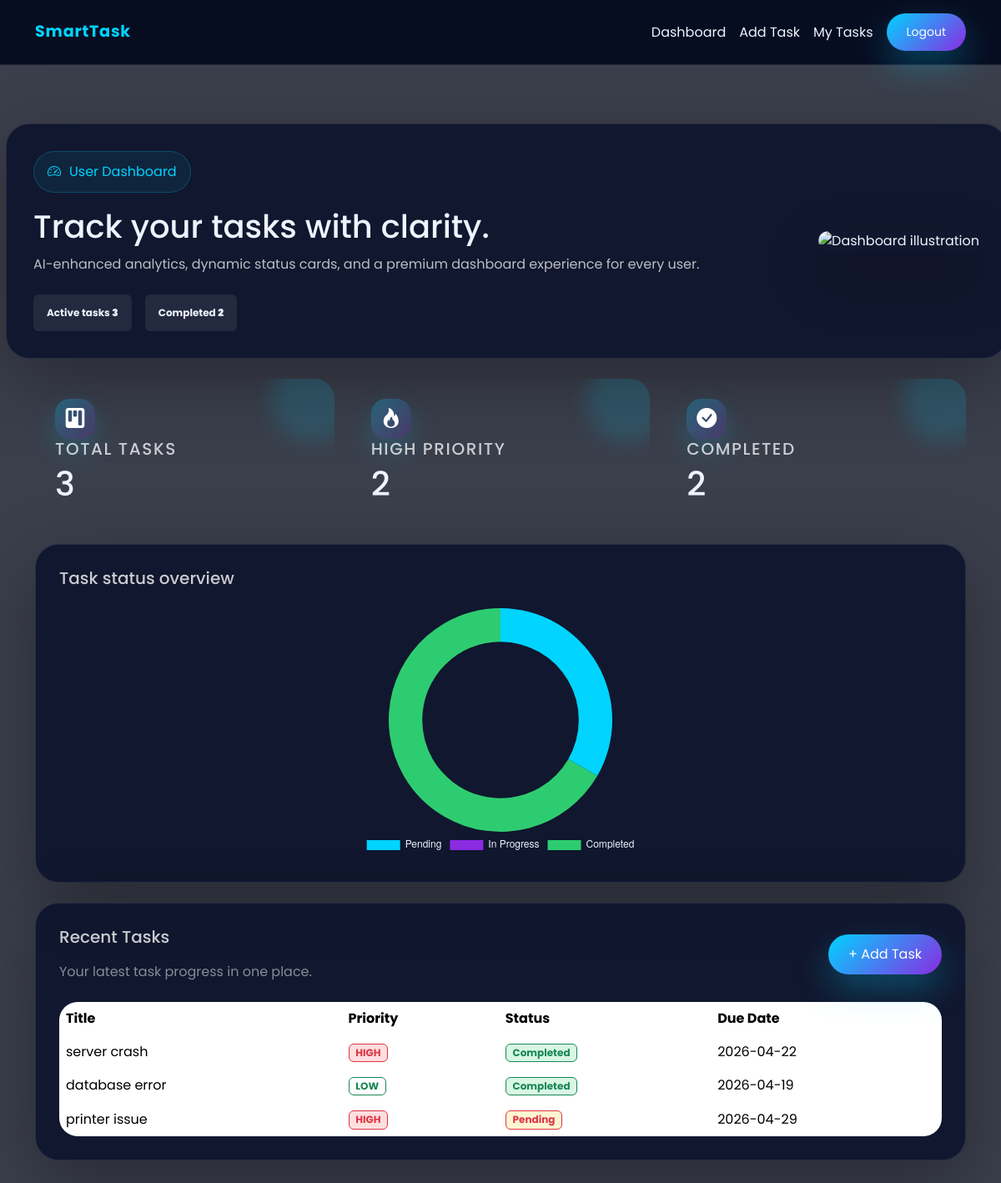
The app's page /user_dashboard (signed in), older data.
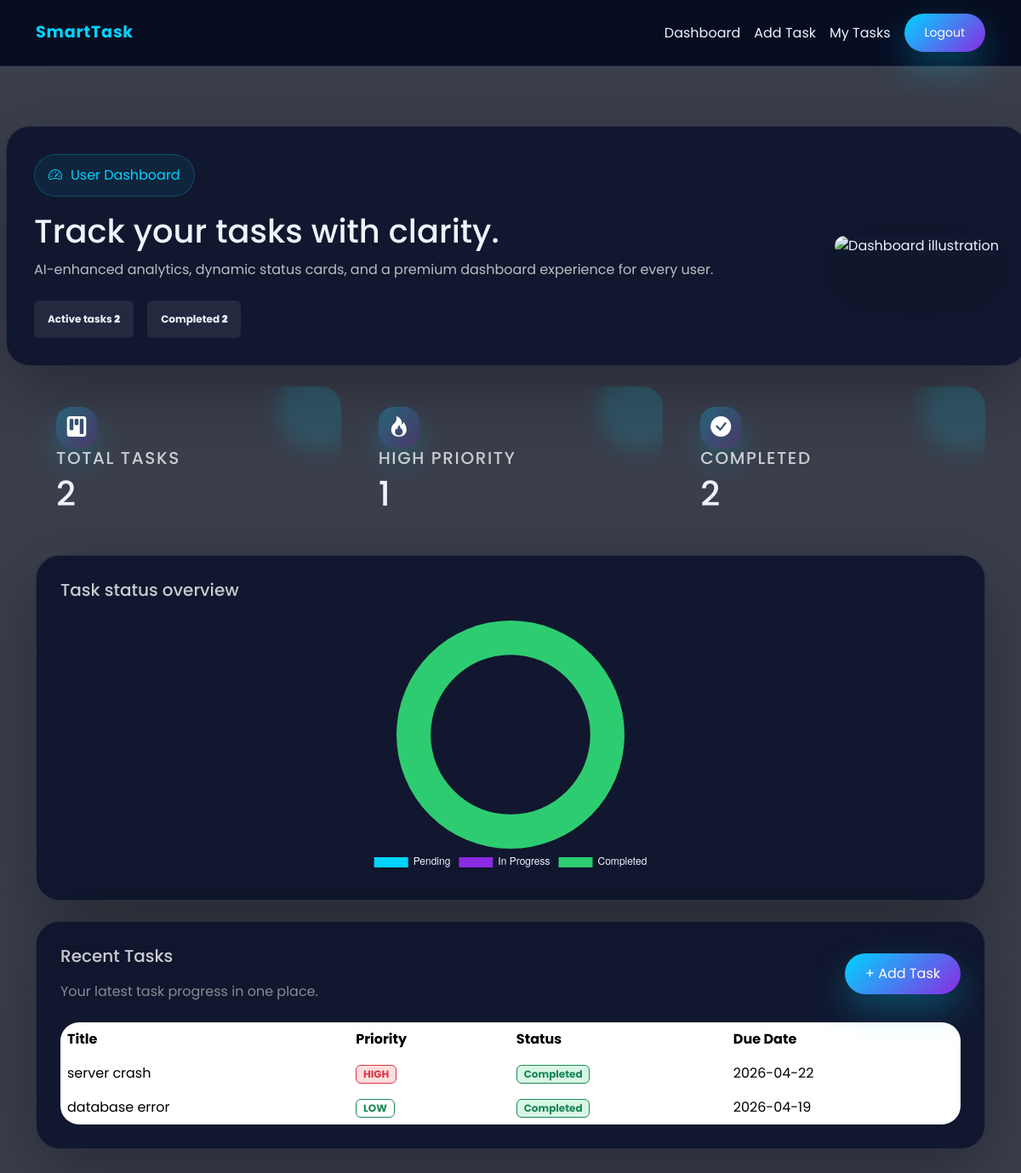
The same page, newer data.
### tables this page shows
CREATE TABLE tasks (
            id INTEGER PRIMARY KEY AUTOINCREMENT,
            title TEXT NOT NULL,
            description TEXT NOT NULL,
            status TEXT DEFAULT 'Pending',
            priority TEXT,
            due_date DATE,
            user_id INTEGER, category TEXT, file_path TEXT,
            FOREIGN KEY (user_id) REFERENCES users(id)

        );

### app.py (the view)
@app.route("/user_dashboard")
def user_dashboard():
    user_id = session.get('user_id')
    if 'user_id' not in session:
        return redirect(url_for("login"))
    conn = getdb()
    cursor = conn.cursor()
    cursor.execute("SELECT * FROM tasks WHERE user_id=?", (user_id,))
    tasks = cursor.fetchall()
    cursor.execute("SELECT COUNT(*) FROM tasks WHERE user_id=?", (user_id,))
    total = cursor.fetchone()[0]
    cursor.execute("SELECT COUNT(*) FROM tasks WHERE user_id=? AND status='Pending'", (user_id,))
    pending = cursor.fetchone()[0]
    cursor.execute("SELECT COUNT(*) FROM tasks WHERE user_id=? AND status='In Progress'", (user_id,))
    inprogress= cursor.fetchone()[0]
    cursor.execute("SELECT COUNT(*) FROM tasks WHERE user_id=? AND status='Completed'", (user_id,))
    completed= cursor.fetchone()[0]
    cursor.execute("SELECT COUNT(*) FROM tasks WHERE user_id=? AND priority='HIGH'", (user_id,))
    high_priority = cursor.fetchone()[0]
    conn.close()
    session['viewing_dashboard'] = True
    return render_template("user_dashboard.html",alltasks=tasks,total_tasks=total,pending_tasks=pending,inprogresstas=inprogress,high=high_priority,completed=completed)

### app.py (called while the page is built)
@app.after_request
def set_cache_headers(response):
    if response.status_code in [301, 302, 303, 307, 308]:
        response.headers['Cache-Control'] = 'no-store, no-cache, must-revalidate, max-age=0'
        response.headers['Pragma'] = 'no-cache'
        response.headers['Expires'] = '0'
    elif request.endpoint and request.endpoint in ['login', 'register', 'logout', 'user_dashboard', 'admin_dashboard']:
        response.headers['Cache-Control'] = 'no-store, no-cache, must-revalidate, max-age=0, private'
        response.headers['Pragma'] = 'no-cache'
        response.headers['Expires'] = '0'
    elif request.method == 'POST':
        response.headers['Cache-Control'] = 'no-store, no-cache, must-revalidate, max-age=0'
        response.headers['Pragma'] = 'no-cache'
        response.headers['Expires'] = '0'
    return response

def getdb():
    conn = sqlite3.connect(DB_PATH)
    return conn

### templates/user_dashboard.html (shortened to what the changed rows need)
<!DOCTYPE html>
<html lang="en">
<head>
    <link href="https://cdn.jsdelivr.net/npm/bootstrap@5.3.2/dist/css/bootstrap.min.css" rel="stylesheet">
    <link href="https://cdn.jsdelivr.net/npm/bootstrap-icons/font/bootstrap-icons.css" rel="stylesheet">
</head>
<body>
    <div class="app-shell">
        <main class="container py-5" style="padding-top:120px;">
            <section class="hero">
                <div class="hero-card">
                    <div>
                        <h1>Track your tasks with clarity.</h1>
                        <div class="mt-4 d-flex flex-wrap gap-3">
                            <span class="badge badge-primary p-3" style="background:rgba(255,255,255,0.08); color:#eef3ff;">Active tasks <strong>{{ total_tasks or 0 }}</strong></span>
                        </div>
                    </div>
                </div>
            </section>
            <section class="stats-grid">
                <div class="stat-card">
                    <div class="icon-sm"><i class="bi bi-kanban-fill fs-4"></i></div>
                    <h5>Total Tasks</h5>
                    <h2>{{ total_tasks or 0 }}</h2>
                </div>
                <div class="stat-card">
                    <div class="icon-sm"><i class="bi bi-fire fs-4"></i></div>
                    <h5>High Priority</h5>
                    <h2>{{ high or 0 }}</h2>
                </div>
                <div class="stat-card">
                    <h2>{{ completed or 0 }}</h2>
                </div>
            </section>
            <section class="chart-card">
                <div class="chart-container mt-4"><canvas id="statusChart"></canvas></div>
            </section>
            <section class="table-card">
                {% if alltasks %}
                <div class="table-responsive">
                    <table class="table table-borderless align-middle mb-0">
                        <thead><tr><th>Title</th><th>Priority</th><th>Status</th><th>Due Date</th></tr></thead>
                        <tbody>
                            {% for task in alltasks %}
                            <tr>
                                <td>{{ task[1] }}</td>
                                <td><span class="badge border {% if task[4] in ['HIGH','High'] %}border-danger badge-high text-danger{% elif task[4] in ['MEDIUM','Medium'] %}border-warning badge-medium text-warning{% else %}border-success badge-low text-success{% endif %}">{{ task[4] }}</span></td>
                                <td><span class="badge border {% if task[3] == 'Completed' %}border-success badge-completed text-success{% elif task[3] == 'In Progress' %}border-primary badge-progress text-warning{% else %}border-danger badge-pending text-danger{% endif %}">{{ task[3] }}</span></td>
                                <td>{{ task[5] }}</td>
                            </tr>
                            {% endfor %}
                        </tbody>
                    </table>
                </div>
                {% endif %}
            </section>
        </main>
    </div>
    <script>
        const ctx = document.getElementById('statusChart');
        const pending = {{ pending_tasks | default(0) }};
        const inProgress = {{ inprogresstas | default(0) }};
        const completed = {{ completed | default(0) }};
        new Chart(ctx, { type:'doughnut', data:{ labels:['Pending','In Progress','Completed'], datasets:[{ data:[pending,inProgress,completed], backgroundColor:['#00d4ff','#8a2be2','#2ecc71'], hoverOffset:8, borderWidth:0 }] }, options:{ responsive:true, maintainAspectRatio:false, cutout:'70%', plugins:{ legend:{ position:'bottom', labels:{ color:'#eef3ff' } } } } });
        history.pushState(null, null, window.location.href);
        window.addEventListener('popstate', ()=>window.location.href='/login');
    </script>
</body>
</html>

Row changes from the older to the newer data that the page shows:
removed tasks: title "printer issue", priority "HIGH", status "Pending", due_date "2026-04-29"
Text that changed along with them:
{{ total_tasks or 0 }}: "3" → "2"
{{ high or 0 }}: "2" → "1"
chart data {{ pending_tasks | default(0) }}: 1 → 0
